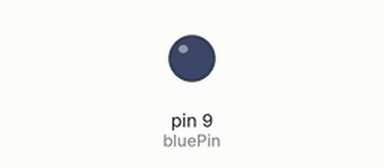
Bench run of a sketch on a simulated Arduino Uno, built with avr-gcc and run on an emulated ATmega328P. Parts: output pins drawn as LEDs (lit = HIGH).

Above: at 0.05 s.
At 1.0 s:
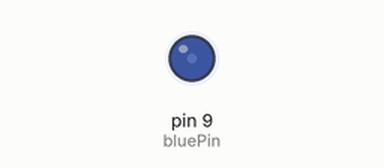
At 1.5 s:
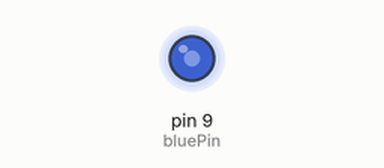
At 2.0 s:
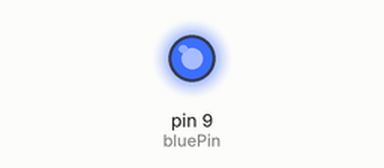
Timing chart, 0 to 4.6 s (numbered marks = the images above):
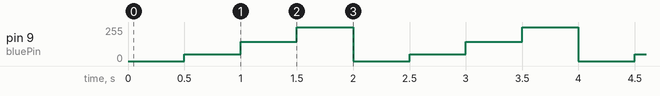

Measured:
- by itself, pin 9 (bluePin): repeats every 2.0 s: 145/255 0.50 s, 255/255 0.50 s, 0/255 0.50 s, 50/255 0.50 s

The sketch:

analog-write-mini-proj.ino
```cpp
int bluePin = 9;
int noBright = 0;
int lowBright = 50;
int medBright = 145;
int highBright = 255;
int brightness[4] =
{
noBright, lowBright, medBright, highBright
};


void setup() {
  // put your setup code here, to run once:
pinMode(bluePin,OUTPUT);
}

void loop() {
  // put your main code here, to run repeatedly:
int brightnessLength = sizeof(brightness) / sizeof(brightness[0]);
  for(int i = 0; i < brightnessLength; i++)
  {
    analogWrite(bluePin, brightness[i]);
    delay(500);
  }

// In the past we have specified high or low, but we can do middle.
// Second parameter in analogWrite isn't high or low (0 to 5v), but an int from 0-255

// 0 = 0 volts
// 255 = 5 volts
// Adding something just to push to GitHub

// With the analogWrite we are simulating analogs but not really doing them
}
```
